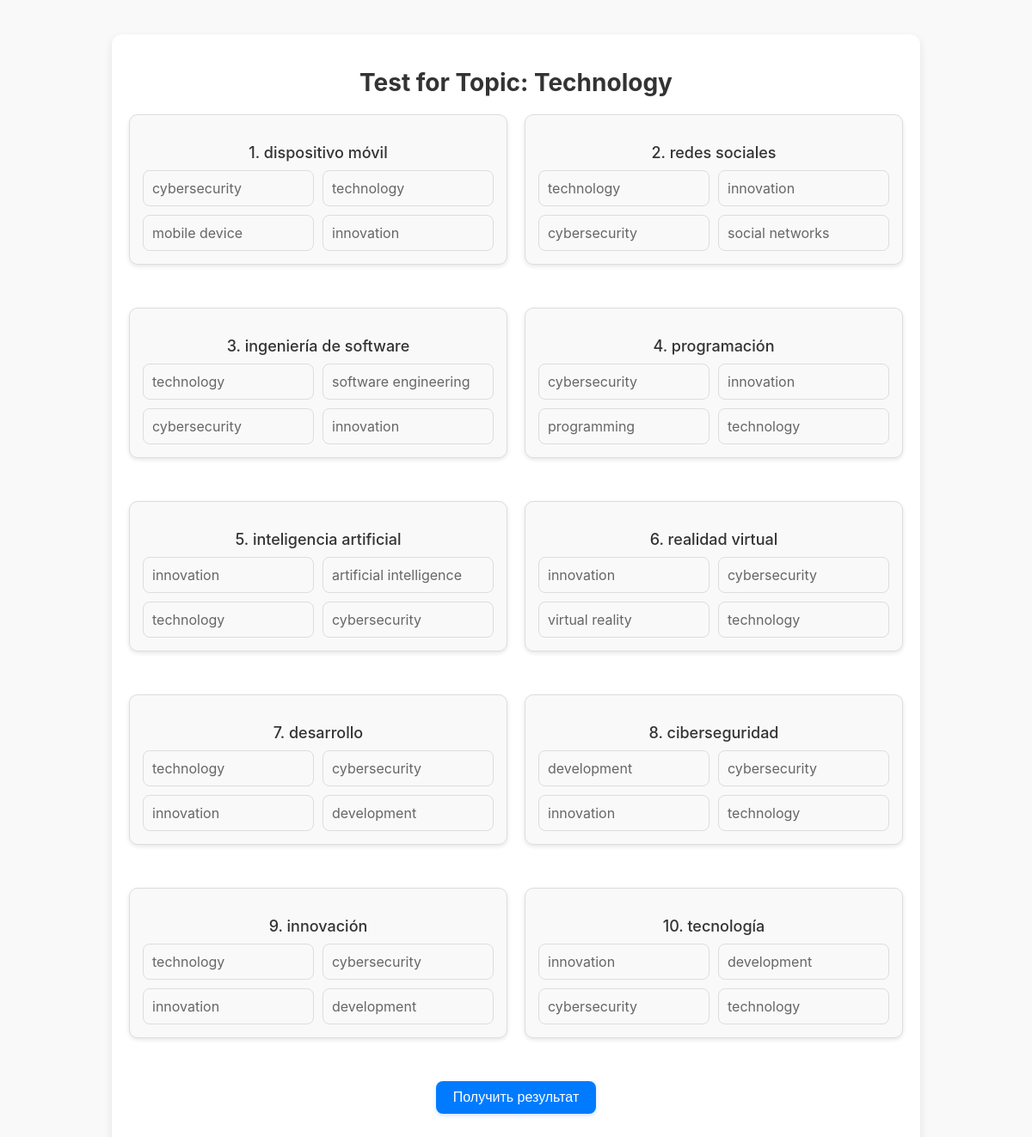
The page /test/3 (signed in) on the database its author committed.
### models.py (models this page shows)
class Topic(db.Model):
    id = db.Column(db.Integer, primary_key=True)
    name = db.Column(db.String(120), nullable=False)

class Word(db.Model):
    id = db.Column(db.Integer, primary_key=True)
    word = db.Column(db.String(120), nullable=False)
    translation = db.Column(db.String(120), nullable=False)
    context = db.Column(db.String(500), nullable=False)
    topic_id = db.Column(db.Integer, db.ForeignKey('topic.id'), nullable=False)

### app.py (the view, shortened to what this page needs)
@app.route("/test/<int:topic_id>", methods=["GET", "POST"])
def test(topic_id):
    topic = Topic.query.get(topic_id)
    if not topic:
        flash("Topic not found.", "error")
        return redirect(url_for("dashboard"))
    progress = Progress.query.filter_by(user_id=session["user_id"], topic_id=topic_id).first()
    learned_words = progress.learned_words.split(",") if progress and progress.learned_words else []
    words = Word.query.filter(Word.topic_id == topic_id, Word.word.in_(learned_words)).order_by(Word.id.desc()).limit(10).all()
    test_data = []
    for word in words:
        options = [word.translation]
        incorrect_translations = Word.query.filter(Word.id != word.id, Word.topic_id == topic_id).limit(3).all()
        options += [incorrect.translation for incorrect in incorrect_translations]
        random.shuffle(options)
        test_data.append({
            "id": word.id,
            "word": word.word,
            "options": options
        })
    return render_template("test.html", topic=topic, test_data=test_data)

### templates/test.html (shortened to what this page needs)
<!DOCTYPE html>
<html lang="en">
<head>
    <link rel="stylesheet" href="/static/style.css">
</head>
<body>
    <div class="container">
        <h1>Test for Topic: {{ topic.name }}</h1>
        <form method="POST">
            <div class="questions-grid">
                {% for word in test_data %}
                <div class="question">
                    <p class="word">{{ loop.index }}. {{ word['word'] }}</p>
                    <ul class="options">
                        {% for option in word['options'] %}
                        <li>
                            <label for="option_{{ word['id'] }}_{{ loop.index }}">{{ option }}</label>
                        </li>
                        {% endfor %}
                    </ul>
                </div>
                {% endfor %}
            </div>
            <button type="submit" class="btn">Получить результат</button>
        </form>
    </div>
</body>
</html>

### static/style.css (style rules this page uses)
body { font-family: -apple-system, BlinkMacSystemFont, "Segoe UI", Roboto, "Helvetica Neue", Arial, sans-serif; margin: 0; padding: 0; background-color: #f9f9f9; color: #333; }
.container { max-width: 800px; margin: 40px auto; padding: 20px; background-color: #fff; border-radius: 12px; box-shadow: 0 4px 10px rgba(0, 0, 0, 0.1); text-align: center; }
h1, h2 { color: #333; }
h1 { font-size: 28px; margin-bottom: 20px; }
.grid-item, .btn { display: block; text-align: center; padding: 15px; background-color: #007aff; color: white; text-decoration: none; font-size: 16px; font-weight: 500; border-radius: 8px; box-shadow: 0 2px 5px rgba(0, 122, 255, 0.2); transition: transform 0.2s ease, box-shadow 0.2s ease; cursor: pointer; }
.question { margin-bottom: 30px; }
.word { font-size: 18px; font-weight: 500; margin-bottom: 10px; color: #333; }
.options { list-style: none; padding: 0; margin: 0; }
.options li { margin: 8px 0; }
.options label { display: flex; align-items: center; font-size: 16px; color: #666; cursor: pointer; transition: color 0.2s ease; }
.questions-grid { display: grid; grid-template-columns: repeat(auto-fit, minmax(400px, 1fr)); gap: 20px; }

### templates/test.html (style rules this page uses)
body { font-family: -apple-system, BlinkMacSystemFont, "Segoe UI", Roboto, "Helvetica Neue", Arial, sans-serif; margin: 0; padding: 0; background-color: #f9f9f9; color: #333; }
.container { max-width: 900px; margin: 40px auto; padding: 20px; background: #fff; border-radius: 12px; box-shadow: 0 4px 10px rgba(0, 0, 0, 0.1); }
h1 { text-align: center; margin-bottom: 20px; }
.questions-grid { display: grid; grid-template-columns: repeat(auto-fit, minmax(400px, 1fr)); gap: 20px; }
.question { background: #f9f9f9; border: 1px solid #ddd; border-radius: 10px; padding: 15px; box-shadow: 0 2px 5px rgba(0, 0, 0, 0.1); }
.word { font-size: 18px; margin-bottom: 10px; }
.options { list-style: none; padding: 0; display: grid; grid-template-columns: repeat(2, 1fr); gap: 10px; }
.options li { margin: 0; }
label { display: block; padding: 10px; border: 1px solid #ddd; border-radius: 8px; background-color: #f9f9f9; text-align: center; cursor: pointer; font-size: 14px; transition: background-color 0.2s ease, color 0.2s ease; }
.btn { display: block; margin: 20px auto; padding: 10px 20px; background-color: #007BFF; color: white; border: none; border-radius: 8px; font-size: 16px; cursor: pointer; text-align: center; transition: background-color 0.2s ease; }

### rows shown on the page
Topic: name "Technology"
Word: word "dispositivo móvil", translation "mobile device"
Word: translation "cybersecurity", word "ciberseguridad"
Word: translation "technology", word "tecnología"
Word: translation "innovation", word "innovación"
Word: word "redes sociales", translation "social networks"
Word: word "ingeniería de software", translation "software engineering"
Word: word "programación", translation "programming"
Word: word "inteligencia artificial", translation "artificial intelligence"
Word: word "realidad virtual", translation "virtual reality"
Word: word "desarrollo", translation "development"
